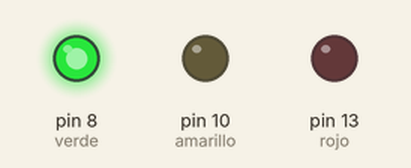
This sketch was run on a simulated Arduino Uno, built with avr-gcc and run on an emulated ATmega328P. Shown: output pins drawn as LEDs (lit = HIGH).

Above: at 2.0 s.
At 5.1 s:
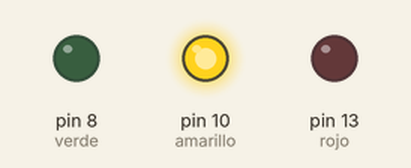
At 7.65 s:
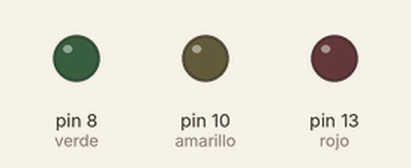
At 10.8 s:
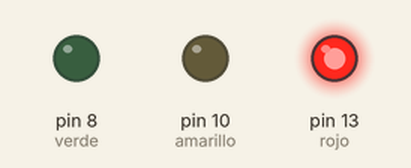
Timing chart, 0 to 17.9 s (numbered marks = the images above):
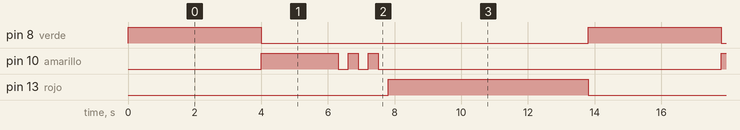

The sketch:

Semaforo.ino
```cpp
int rojo= 13;
int amarillo=10;
int verde= 8;


void setup() {
  // put your setup code here, to run once:
  pinMode (rojo, OUTPUT);
  pinMode (amarillo, OUTPUT);
  pinMode (verde, OUTPUT);


}

void loop() {
  // put your main code here, to run repeatedly:

   //led verde
  digitalWrite(verde, HIGH);
  delay(4000);
  digitalWrite(verde, LOW);


  //led amarillo
  digitalWrite(amarillo, HIGH);
  delay(2000);
  digitalWrite(amarillo, LOW);

  for(int i=0; i<3; i++){
  digitalWrite(amarillo, HIGH);
  delay(300);
  digitalWrite(amarillo, LOW);
  delay(300);
  digitalWrite(amarillo, LOW);
  }
  //led rjo
  digitalWrite(rojo, HIGH);
  delay(6000);
  digitalWrite(rojo, LOW);

}
```

Measured:
- by itself, pin 8 (verde): alternates HIGH for 4.0 s and LOW for 9.8 s
- by itself, pin 10 (amarillo): repeats every 13.8 s: 2 × (LOW 0.30 s, HIGH 0.30 s), LOW 10.3 s, HIGH 2.3 s
- by itself, pin 13 (rojo): alternates HIGH for 6.0 s and LOW for 7.8 s
